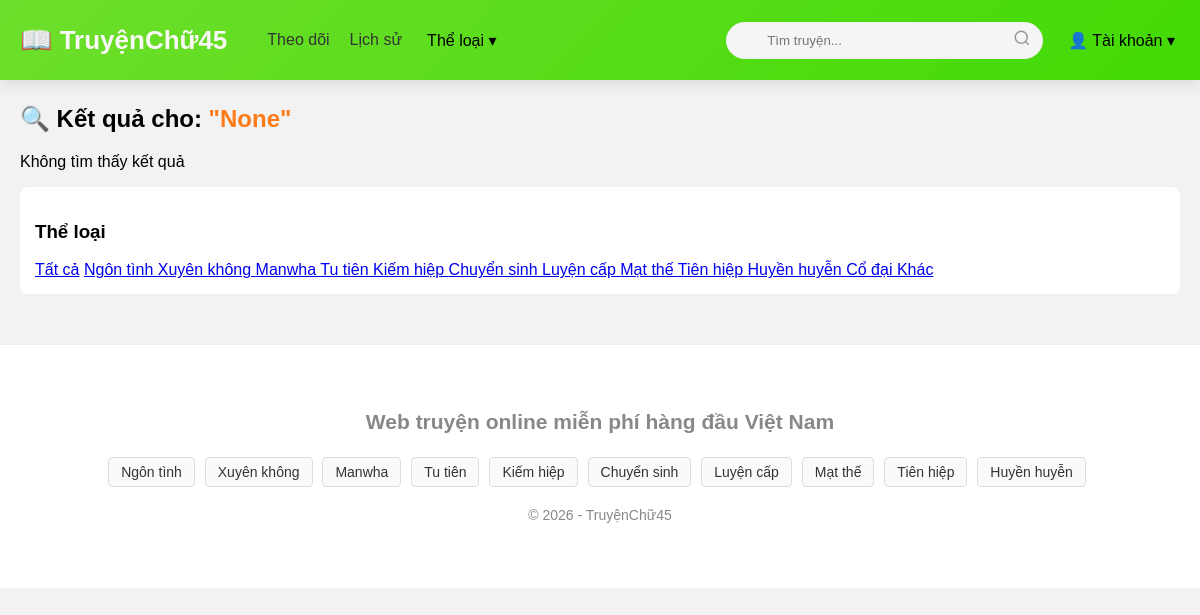
The app's page /search/ with its own data.
### stories/models.py (models this page shows, shortened)
class Category(models.Model):
    name = models.CharField(max_length=100, unique=True)
    slug = models.SlugField(unique=True, blank=True, null=True)
    description = models.TextField(blank=True)

### stories/views.py (the view)
# urls.py: path('search/', views.search_stories, name='search_stories'),
def search_stories(request):
    query = request.GET.get('q')
    results = Story.objects.filter(
        Q(title__icontains=query) | Q(author__icontains=query)
    ) if query else []
    return render(request, 'stories/search_results.html', {
        'stories': results,
        'search_query': query,
        'all_categories': Category.objects.all()
    })

### stories/context_processors.py (called while the page is built)
def categories_processor(request):
    return {
        'all_categories': Category.objects.all()
    }

### stories/templates/stories/search_results.html (shortened to what this page needs)
{% extends 'stories/base.html' %}
{% block content %}
<div class="main-layout">
    <div class="main-content">
        <h2>
            🔍 Kết quả cho:
            <span style="color:#ff7a18;">"{{ search_query }}"</span>
        </h2>
        {% if stories %}
        <div class="story-grid">
            {% for story in stories %}
            <div class="story-card">
                <a href="{% url 'story_detail' story.id %}">
                    <img src="{{ story.cover.url }}">
                </a>
                <div class="story-title">
                    {{ story.title }}
                </div>
            </div>
            {% endfor %}
        </div>
        {% else %}
            <p>Không tìm thấy kết quả</p>
        {% endif %}
    </div>
    <div class="sidebar">
        <h3>Thể loại</h3>
        <div class="category-list">
            <a href="{% url 'story_list' %}" class="cat-item all">Tất cả</a>
            {% for cat in all_categories %}
                <a href="{% url 'stories_by_category' cat.slug %}" class="cat-item">
                    {{ cat.name }}
                </a>
            {% endfor %}
        </div>
    </div>
</div>
{% endblock %}

### stories/templates/stories/base.html (shortened to what this page needs)
<!DOCTYPE html>
<html lang="vi">
<head>
</head>
<body>
<div class="header">
    <div class="header-inner">
        <a href="{% url 'story_list' %}" class="logo">📖 TruyệnChữ45</a>
        <nav class="menu">
            <a href="{% url 'followed_stories' %}">Theo dõi</a>
            <a href="{% url 'reading_history' %}">Lịch sử</a>
            <div class="mega-dropdown">
                <span class="mega-title">Thể loại ▾</span>
            </div>
        </nav>
        <form id="search-form" action="{% url 'search_stories' %}" method="GET" class="search-form">
            <div class="search-wrapper">
                <input
                    type="text"
                    name="q"
                    id="search-input"
                    placeholder="Tìm truyện..."
                    value="{{ request.GET.q }}"
                >
                <div class="search-icon" id="search-btn">
                    <svg xmlns="http://www.w3.org/2000/svg"
                        width="18" height="18"
                        viewBox="0 0 24 24"
                        fill="none"
                        stroke="currentColor"
                        stroke-width="2">
                        <circle cx="11" cy="11" r="8"></circle>
                        <line x1="21" y1="21" x2="16.65" y2="16.65"></line>
                    </svg>
                </div>
            </div>
        </form>
        <div class="account mega-dropdown">
            <span class="mega-title">👤 Tài khoản ▾</span>
        </div>
    </div> </div>
<div class="container">
    {% block content %}{% endblock %}
</div>
<footer class="site-intro">
    <div class="container">
        <h2>Web truyện online miễn phí hàng đầu Việt Nam</h2>
        <div class="tag-list">
            {% for cat in all_categories|slice:":10" %}
                <a href="{% url 'category' cat.slug %}">{{ cat.name }}</a>
            {% endfor %}
        </div>
        <p style="margin-top: 20px;">© 2026 - TruyệnChữ45</p>
    </div>
</footer>
</body>
</html>

### stories/templates/stories/base.html (style rules this page uses)
body { margin: 0;font-family: Arial, Helvetica, sans-serif;background: #f2f2f2; }
.header { background: linear-gradient(135deg, #6edf2c, #42da05); backdrop-filter: blur(10px); border-bottom: none; box-shadow: 0 4px 15px rgba(0,0,0,0.1); position: sticky; top: 0; z-index: 2000; }
.header-inner { max-width: 1200px;margin: auto;display: flex;align-items: center;padding: 10px 20px;height: 60px; }
.logo { font-size: 26px;font-weight: bold;color: #f9f7f7;margin-right: 40px;text-decoration: none;white-space: nowrap; }
.menu { display: flex;align-items: center;gap: 20px; }
.menu a { color: #333;font-weight: 500;text-decoration: none; }
.search-form { margin-left: auto;margin-right: 20px; }
.search-wrapper { position: relative; }
.search-wrapper input { padding: 10px 15px 10px 40px;width: 260px;border: 1px solid #eee;border-radius: 25px; background: #f5f5f5;outline: none;transition: 0.2s; }
.search-icon { position: absolute;right: 12px;top: 50%;transform: translateY(-50%);color: #999; }
.mega-dropdown { position: relative;z-index: 1000; }
.mega-title { cursor: pointer;padding: 10px 5px;font-weight: 500; }
.container { max-width: 1200px;margin: 25px auto;padding: 0 20px; }
footer { text-align: center;color: #888;padding: 30px;font-size: 14px; }
.site-intro { background: #fff;padding: 40px 0;border-top: 1px solid #eee;margin-top: 50px; }
.tag-list a { display: inline-block;margin: 5px 6px 0 0;padding: 6px 12px;border: 1px solid #ddd; border-radius: 4px;text-decoration: none;font-size: 14px;color: #333;background: #fafafa; }
.main-content { flex: 3; }
.sidebar { flex: 1; background: #fff; padding: 15px; border-radius: 8px; }

### records on screen
Category: name "Ngôn tình"
Category: name "Xuyên không"
Category: name "Manwha"
Category: name "Tu tiên"
Category: name "Kiếm hiệp"
Category: name "Chuyển sinh"
Category: name "Luyện cấp"
Category: name "Mạt thế"
Category: name "Tiên hiệp"
Category: name "Huyền huyễn"
Category: name "Cổ đại"
Category: name "Khác"

### other values on screen
{{ search_query }} "None"
